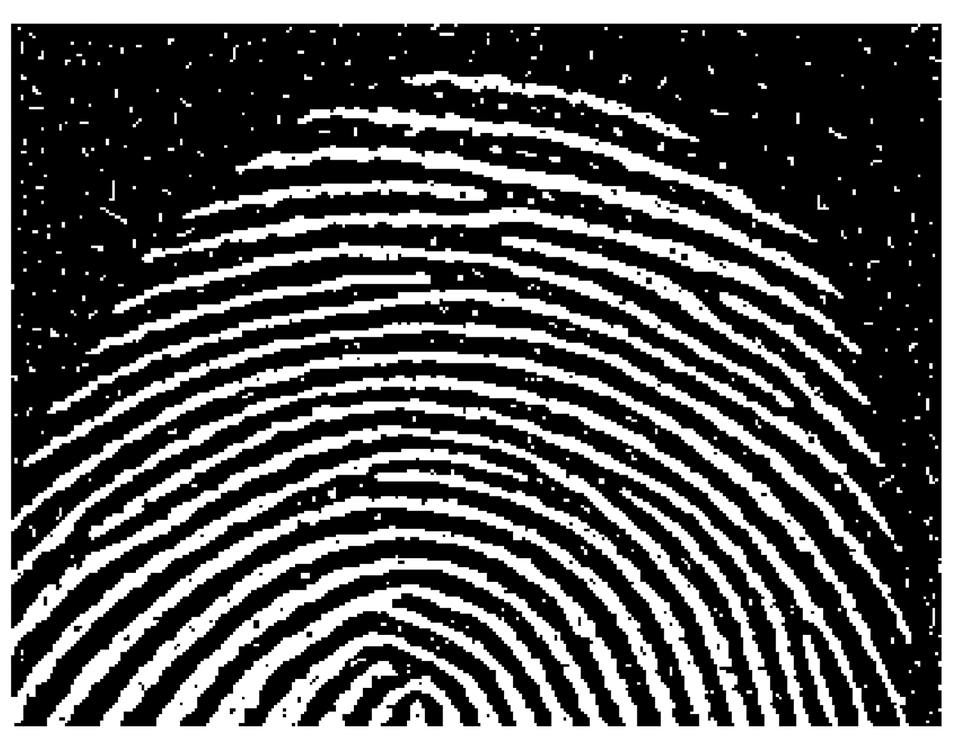
#> input picture DIP Final Practise/problem 5/image/5b.png, 953 x 741 px, shrunk from 1492 x 1160 before the run
$ python 5b.py
#> lines starting #> are read from the running program, lines starting #| are printed output that depends on the picture; after the words box and inside, x2 and y2 are one past the last pixel; in counts of white or black regions, pixels touching at a corner belong together
import cv2
import numpy as np
import matplotlib.pyplot as plt


#Function for Erosion

def erosion(image, structuring_element):
    eroded_image = image.copy()
    structuring_element = structuring_element * 255
    offset = structuring_element.shape[0] // 2
    height, width = image.shape

    for r in range(height):
        for c in range(width):
            fit = True
            for x in range(-offset, offset + 1):
                for y in range(-offset, offset + 1):
                    if (r + x >= 0 and r + x < height and c + y >= 0 and c + y < width):
                        sr, sc = x + offset, y + offset
                        if (structuring_element[sr, sc] and image[r + x, c + y] != structuring_element[sr, sc]):
                            fit = False
                    elif (structuring_element[x + offset, y + offset]):
                        fit = False
            eroded_image[r, c] = 255 if fit else 0

    return np.uint8(eroded_image)


#Function for Dilation

def dilation(image, structuring_element):
    dilated_image = image.copy()
    structuring_element = structuring_element * 255
    offset = structuring_element.shape[0] // 2
    height, width = image.shape

    for r in range(height):
        for c in range(width):
            hit = False
            for x in range(-offset, offset + 1):
                for y in range(-offset, offset + 1):
                    if (r + x >= 0 and r + x < height and c + y >= 0 and c + y < width):
                        sr, sc = x + offset, y + offset
                        if (structuring_element[sr, sc] and image[r + x, c + y] == structuring_element[sr, sc]):
                            hit = True
            dilated_image[r, c] = 255 if hit else 0

    return np.uint8(dilated_image)


#Function for Opening

def opening(image, structuring_element):
    return dilation(erosion(image, structuring_element), structuring_element)


#Function for Closing

def closing(image, structuring_element):
    return erosion(dilation(image, structuring_element), structuring_element)


#Creating Structuring Element for Erosion & Dilation

structuring_element_size = 3
structuring_element = np.ones((structuring_element_size, structuring_element_size))


#Loading the Original Image

noisy_fingerprint = cv2.imread("image/5b.png", 0)
#> noisy_fingerprint: shape (741, 953); min 0, max 255, mean 86.1
plt.imshow(noisy_fingerprint, cmap = "gray")
plt.title("Noisy Fingerprint Image")
plt.show()


#Applying Opening

fingerprint_after_opening = opening(noisy_fingerprint, structuring_element)
#> after the loop in erosion, `for r in range(height):`:
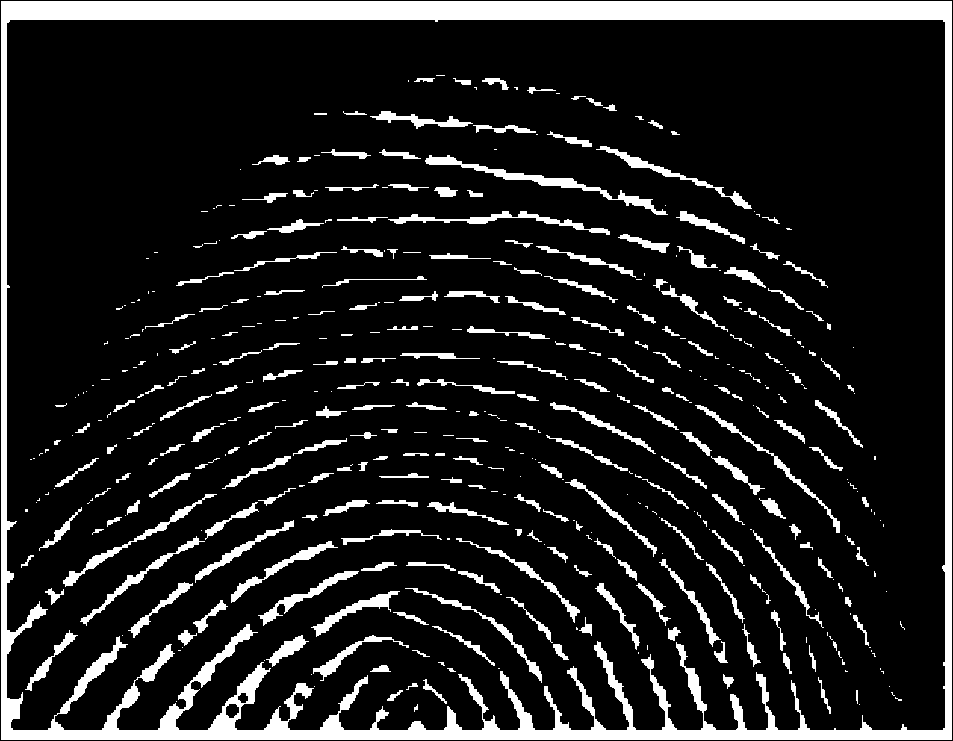
#> eroded_image: shape (741, 953); 12.8% white; 451 white regions (209 under 20 px), largest, box (x1, y1, x2, y2) and area: (1, 1, 952, 740) 48370, (425, 155, 668, 215) 1613, (388, 211, 610, 235) 1032
#> after the loop in dilation, `for r in range(height):`:
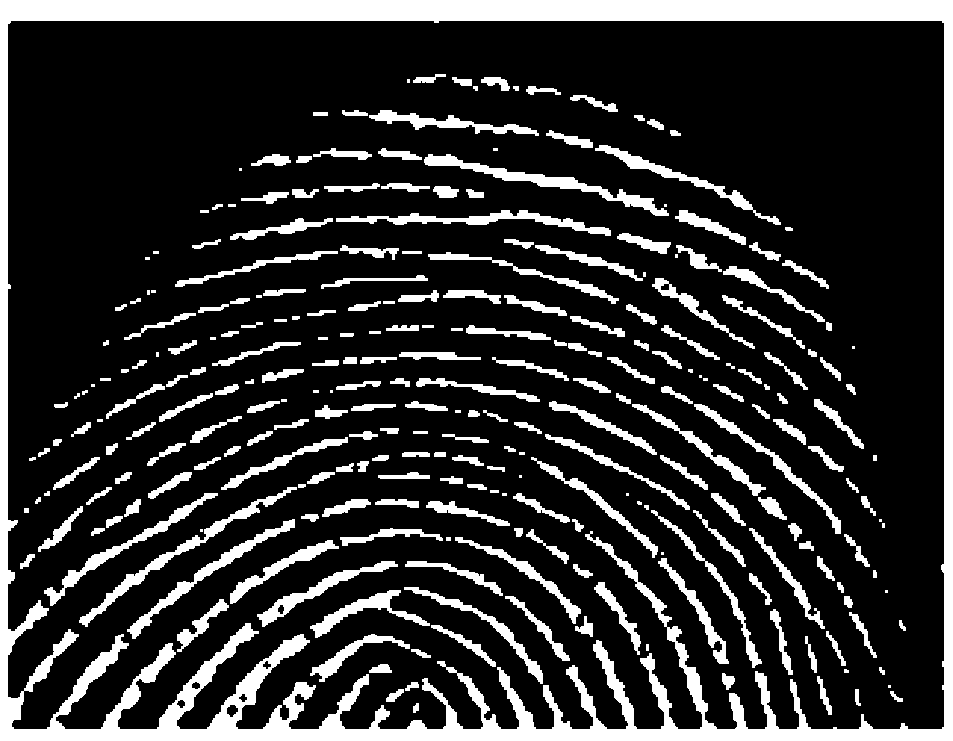
#> dilated_image: shape (741, 953); 18.8% white; 273 white regions (35 under 20 px), largest, box (x1, y1, x2, y2) and area: (0, 0, 953, 741) 61668, (424, 154, 669, 216) 2259, (79, 487, 297, 627) 2035
plt.imshow(fingerprint_after_opening, cmap = "gray")
plt.title("Fingerprint after Opening")
plt.show()


#Applying Closing

fingerprint_after_closing = closing(fingerprint_after_opening, structuring_element)
#> after the loop in dilation (call 2), `for r in range(height):`:
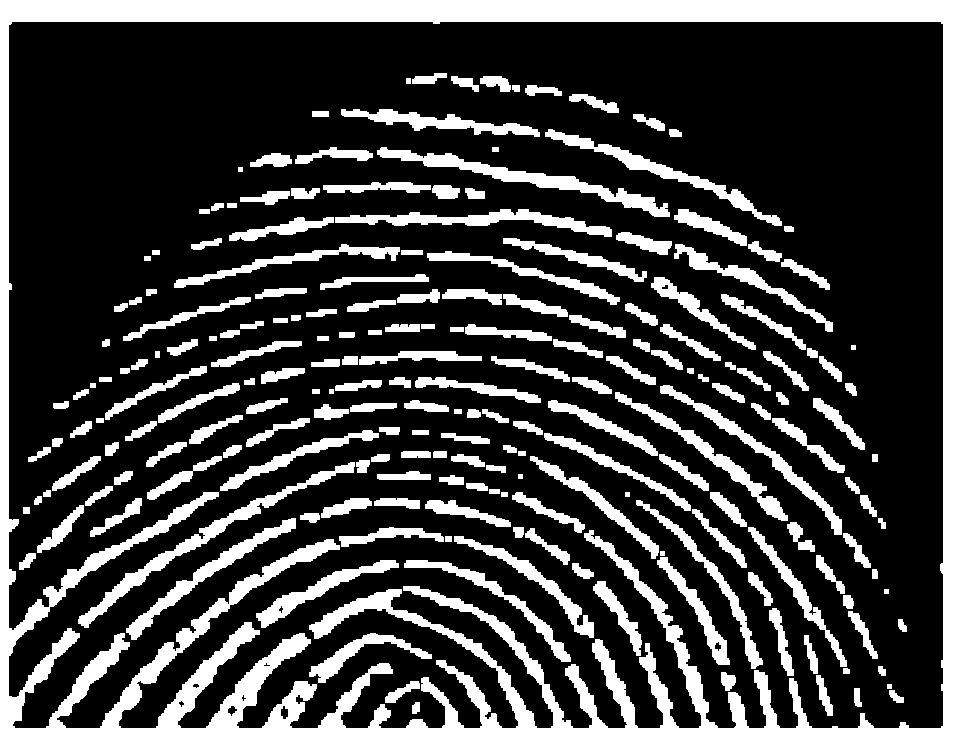
#> dilated_image: shape (741, 953); 24.6% white; 211 white regions, largest, box (x1, y1, x2, y2) and area: (0, 0, 953, 741) 78914, (377, 147, 670, 217) 3327, (78, 462, 355, 628) 3289
#> after the loop in erosion (call 2), `for r in range(height):`:
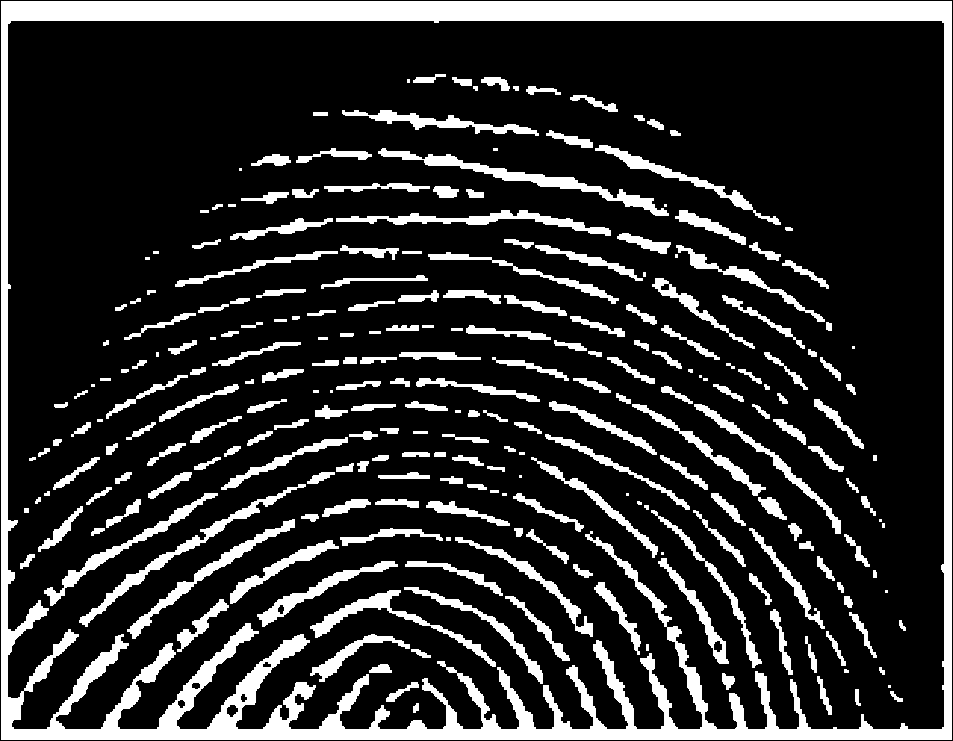
#> eroded_image: shape (741, 953); 18.3% white; 253 white regions (30 under 20 px), largest, box (x1, y1, x2, y2) and area: (1, 1, 952, 740) 58315, (378, 148, 669, 216) 2540, (79, 484, 306, 627) 2081
plt.imshow(fingerprint_after_closing, cmap = "gray")
plt.title("Fingerprint after Closing")
plt.show()
